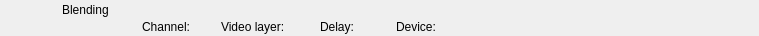
<?xml version="1.0" encoding="UTF-8"?>
<ui version="4.0">
 <class>RundownBlendModeWidget</class>
 <widget class="QWidget" name="RundownBlendModeWidget">
  <property name="geometry">
   <rect>
    <x>0</x>
    <y>0</y>
    <width>759</width>
    <height>36</height>
   </rect>
  </property>
  <layout class="QHBoxLayout" name="horizontalLayout">
   <property name="margin">
    <number>0</number>
   </property>
   <item>
    <widget class="QFrame" name="frameItem">
     <property name="sizePolicy">
      <sizepolicy hsizetype="Preferred" vsizetype="Fixed">
       <horstretch>0</horstretch>
       <verstretch>0</verstretch>
      </sizepolicy>
     </property>
     <property name="minimumSize">
      <size>
       <width>0</width>
       <height>36</height>
      </size>
     </property>
     <widget class="QLabel" name="labelThumbnail">
      <property name="geometry">
       <rect>
        <x>22</x>
        <y>2</y>
        <width>32</width>
        <height>32</height>
       </rect>
      </property>
      <property name="text">
       <string/>
      </property>
      <property name="pixmap">
       <pixmap resource="../Resource.qrc">:/Graphics/Images/Mixer.png</pixmap>
      </property>
      <property name="scaledContents">
       <bool>true</bool>
      </property>
     </widget>
     <widget class="QLabel" name="labelChannel">
      <property name="geometry">
       <rect>
        <x>142</x>
        <y>19</y>
        <width>70</width>
        <height>16</height>
       </rect>
      </property>
      <property name="text">
       <string>Channel:</string>
      </property>
     </widget>
     <widget class="QLabel" name="labelLabel">
      <property name="geometry">
       <rect>
        <x>62</x>
        <y>2</y>
        <width>561</width>
        <height>16</height>
       </rect>
      </property>
      <property name="text">
       <string>Blending</string>
      </property>
     </widget>
     <widget class="QLabel" name="labelVideolayer">
      <property name="geometry">
       <rect>
        <x>221</x>
        <y>19</y>
        <width>90</width>
        <height>16</height>
       </rect>
      </property>
      <property name="text">
       <string>Video layer:</string>
      </property>
     </widget>
     <widget class="QLabel" name="labelColor">
      <property name="geometry">
       <rect>
        <x>0</x>
        <y>0</y>
        <width>18</width>
        <height>36</height>
       </rect>
      </property>
      <property name="text">
       <string/>
      </property>
     </widget>
     <widget class="QLabel" name="labelGroupColor">
      <property name="geometry">
       <rect>
        <x>0</x>
        <y>0</y>
        <width>6</width>
        <height>36</height>
       </rect>
      </property>
      <property name="text">
       <string/>
      </property>
     </widget>
     <widget class="QLabel" name="labelDevice">
      <property name="geometry">
       <rect>
        <x>396</x>
        <y>19</y>
        <width>271</width>
        <height>16</height>
       </rect>
      </property>
      <property name="text">
       <string>Device:</string>
      </property>
     </widget>
     <widget class="QLabel" name="labelDelay">
      <property name="geometry">
       <rect>
        <x>320</x>
        <y>19</y>
        <width>67</width>
        <height>16</height>
       </rect>
      </property>
      <property name="text">
       <string>Delay:</string>
      </property>
     </widget>
    </widget>
   </item>
   <item>
    <widget class="QLabel" name="labelGpiConnected">
     <property name="minimumSize">
      <size>
       <width>32</width>
       <height>32</height>
      </size>
     </property>
     <property name="maximumSize">
      <size>
       <width>32</width>
       <height>32</height>
      </size>
     </property>
     <property name="text">
      <string/>
     </property>
     <property name="pixmap">
      <pixmap resource="../Resource.qrc">:/Graphics/Images/GpiConnected.png</pixmap>
     </property>
     <property name="scaledContents">
      <bool>true</bool>
     </property>
    </widget>
   </item>
   <item>
    <widget class="QLabel" name="labelDisconnected">
     <property name="minimumSize">
      <size>
       <width>32</width>
       <height>32</height>
      </size>
     </property>
     <property name="maximumSize">
      <size>
       <width>32</width>
       <height>32</height>
      </size>
     </property>
     <property name="text">
      <string/>
     </property>
     <property name="pixmap">
      <pixmap resource="../Resource.qrc">:/Graphics/Images/Disconnected.png</pixmap>
     </property>
     <property name="scaledContents">
      <bool>true</bool>
     </property>
    </widget>
   </item>
   <item>
    <widget class="QLabel" name="labelActiveColor">
     <property name="minimumSize">
      <size>
       <width>2</width>
       <height>36</height>
      </size>
     </property>
     <property name="maximumSize">
      <size>
       <width>2</width>
       <height>36</height>
      </size>
     </property>
     <property name="text">
      <string/>
     </property>
    </widget>
   </item>
  </layout>
 </widget>
 <resources>
  <include location="../Resource.qrc"/>
 </resources>
 <connections/>
 <slots>
  <slot>addToCombo()</slot>
 </slots>
</ui>
